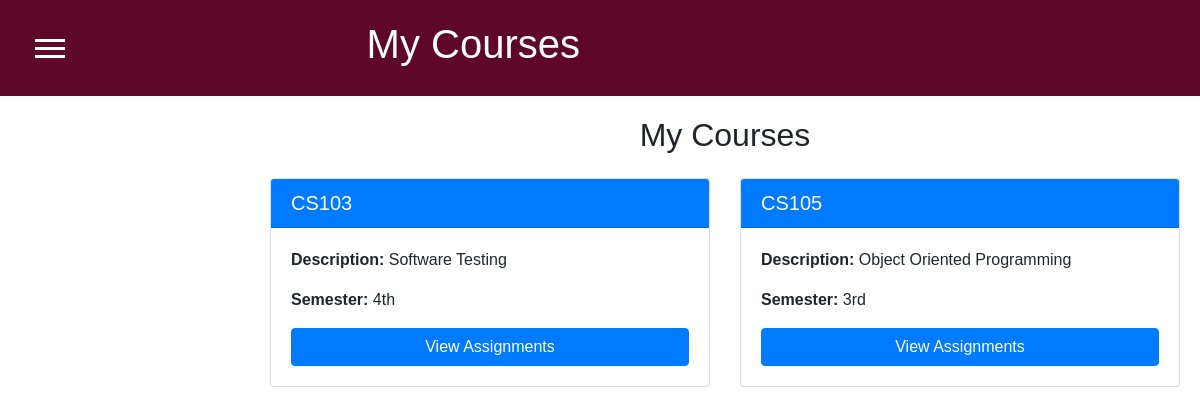
The page /Student/student_registered_courses.php (signed in) on the database its author committed.
### tables this page shows
CREATE TABLE `courses` (
  `course_id` int(11) NOT NULL,
  `course_name` varchar(100) NOT NULL,
  `instructor_id` int(11) DEFAULT NULL,
  `course_description` text DEFAULT NULL,
  `semester` varchar(50) DEFAULT NULL,
  `major_id` int(11) NOT NULL
);

### Student/student_registered_courses.php (the view, shortened to what this page needs)
<?php
include('../includes/config.php');
$student_id = $_SESSION['student_id'];
$sql_courses = "SELECT courses.course_id, courses.course_name, courses.course_description, courses.semester
                FROM courses
                INNER JOIN registered_courses ON courses.course_id = registered_courses.course_id
                WHERE registered_courses.student_id = $student_id";
$result_courses = $conn->query($sql_courses);
$courses = array();
if ($result_courses->num_rows > 0) {
    while ($row_course = $result_courses->fetch_assoc()) {
        $courses[] = $row_course;
    }
}
?>
<!DOCTYPE html>
<html lang="en">
<head>
    <link rel="stylesheet" href="https://stackpath.bootstrapcdn.com/bootstrap/4.5.2/css/bootstrap.min.css">
    <link rel="stylesheet" href="../css/styles.css">
</head>
<body>
<div class="container-fluid">
    <div class="row">
        <div class="col-md-12 dashboard-header">
            <?php include('StudentNavbar.php'); ?>
            <h1 class="dashboard-title"><i class="fas fa-bars menu-icon"></i> My Courses</h1>
        </div>
    </div>
</div>
    <div class="content">
        <h2 class="text-center mb-4">My Courses</h2>
        <div class="row">
            <?php if (!empty($courses)) { ?>
                <?php foreach ($courses as $course) { ?>
                    <div class="col-md-6">
                        <div class="course-details">
                            <div class="card">
                                <div class="card-header bg-primary text-white">
                                    <h5 class="mb-0"><?php echo $course['course_name']; ?></h5>
                                </div>
                                <div class="card-body">
                                    <p><strong>Description:</strong> <?php echo $course['course_description']; ?></p>
                                    <p><strong>Semester:</strong> <?php echo $course['semester']; ?></p>
                                    <a href="student_course_assignments.php?course_id=<?php echo $course['course_id']; ?>" class="btn btn-primary btn-block">View Assignments</a>
                                </div>
                            </div>
                        </div>
                    </div>
                <?php } ?>
            <?php } else { ?>
                <div class="col-md-12">
                    <p class="text-center">No courses available.</p>
                </div>
            <?php } ?>
        </div>
    </div>
</body>
</html>

### css/styles.css (style rules this page uses)
body { font-family: Arial, sans-serif; }
.content { margin-left: 250px; padding: 20px; }

### css/navbar.css (style rules this page uses)
:root { --white-color: #fff; --paraText-color: #777; --heading-color: #333; --primary-color: rgb(31, 153, 167); --secondary-color: rgb(94, 7, 40); }
body, html { margin: 0; padding: 0; width: 100%; height: 100%; overflow-x: hidden; }

### Student/student_registered_courses.php (style rules this page uses)
:root { --white-color: #fff; --paraText-color: #777; --heading-color: #333; --primary-color: rgb(31, 153, 167); --secondary-color: rgb(94, 7, 40); }
.dashboard-header { background-color: var(--secondary-color); padding: 20px; display: flex; justify-content: space-between; align-items: center; }
.dashboard-title { color: white; display: flex; align-items: center; margin-right: 600px; }

### rows shown on the page
courses: course_name "CS103", course_description "Software Testing", semester "4th"
courses: course_name "CS105", course_description "Object Oriented Programming", semester "3rd"
